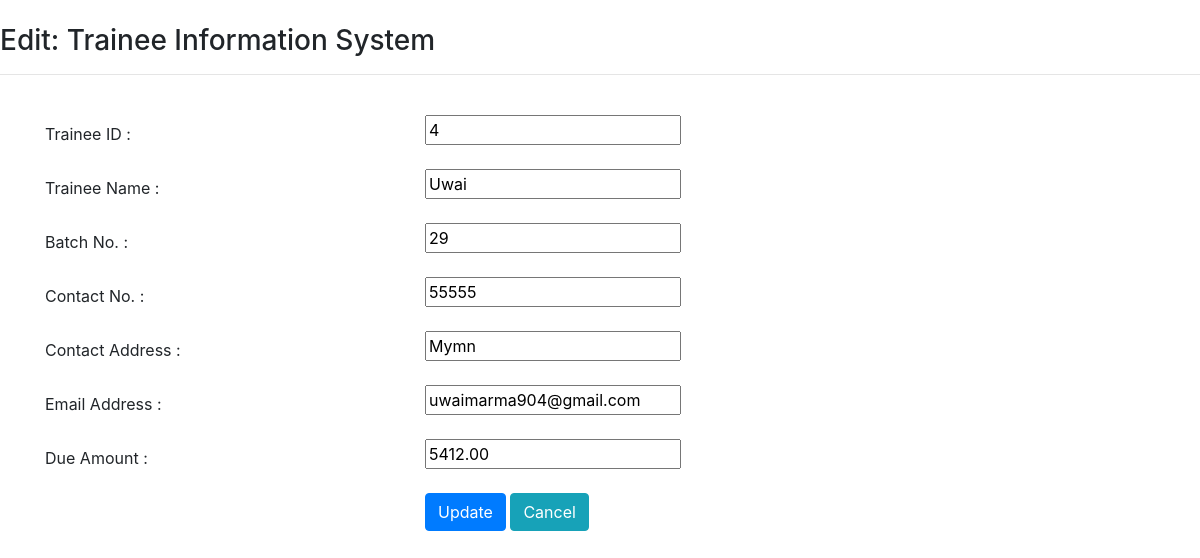
The page /editRecord/4 on the database its author committed.
### App01/models.py (models this page shows)
class Trainee(models.Model):
    TraineeID = models.AutoField(primary_key=True)
    Name = models.CharField(max_length=30)
    BatchNo = models.CharField(max_length=15)
    ContactNo = models.CharField(max_length=15)
    ContactAddress = models.CharField(max_length=100)
    EmailAddress = models.EmailField()
    DueAmount = models.DecimalField(max_digits=10, decimal_places=2, default=Decimal(0.0))
    class Meta:
        db_table = "Trainee"

### App01/views.py (the view)
# urls.py: path('editRecord/<int:id>', views.editRecord),
def editRecord(request, id):
    trainee = Trainee.objects.get(TraineeID=id)
    return render(request, 'edit.html', {'trainee':trainee})

### App01/templates/edit.html (shortened to what this page needs)
<!DOCTYPE html>
<html lang="en">
<head>
    <link rel="stylesheet" href="https://cdn.jsdelivr.net/npm/bootstrap@4.0.0/dist/css/bootstrap.min.css">
</head>
<body>
    <br>
    <h3>Edit: Trainee Information System</h3>
    <hr><br>
    <form action="/updateRecord/{{trainee.TraineeID}}" method="post" class="post-form">
        <div class="container">
            <div class="form-group row">
                <label class="col-sm-4 col-form-label">Trainee ID :</label>
                <div class="col-sm-4">
                    <input type="text" name="TraineeID" id="id_TraineeID" readonly value="{{trainee.TraineeID}}"/>
                </div>
            </div>
            <div class="form-group row">
                <label class="col-sm-4 col-form-label">Trainee Name :</label>
                <div class="col-sm-4">
                    <input type="text" name="Name" id="id_Name" value="{{trainee.Name}}"/>
                </div>
            </div>
            <div class="form-group row">
                <label class="col-sm-4 col-form-label">Batch No. :</label>
                <div class="col-sm-4">
                    <input type="text" name="BatchNo" id="id_BatchNo" value="{{trainee.BatchNo}}"/>
                </div>
            </div>
            <div class="form-group row">
                <label class="col-sm-4 col-form-label">Contact No. :</label>
                <div class="col-sm-4">
                    <input type="text" name="ContactNo" id="id_ContactNo" value="{{trainee.ContactNo}}"/>
                </div>
            </div>
            <div class="form-group row">
                <label class="col-sm-4 col-form-label">Contact Address :</label>
                <div class="col-sm-4">
                    <input type="text" name="ContactAddress" id="id_ContactAddress" value="{{trainee.ContactAddress}}"/>
                </div>
            </div>
            <div class="form-group row">
                <label class="col-sm-4 col-form-label">Email Address :</label>
                <div class="col-sm-4">
                    <input type="text" name="EmailAddress" id="id_EmailAddress" value="{{trainee.EmailAddress}}"/>
                </div>
            </div>
            <div class="form-group row">
                <label class="col-sm-4 col-form-label">Due Amount :</label>
                <div class="col-sm-4">
                    <input type="text" name="DueAmount" id="id_DueAmount" value="{{trainee.DueAmount}}"/>
                </div>
            </div>
            <div class="form-group row">
                <label class="col-sm-4 col-form-label"></label>
                <div class="col-sm-4">
                    <button type="submit" class="btn btn-primary">Update</button>
                    <a href="/" class="btn btn-info">Cancel</a>
                </div>
            </div>
        </div>
    </form>
</body>
</html>

### rows shown on the page
Trainee: TraineeID "4", Name "Uwai", BatchNo "29", ContactNo "55555", ContactAddress "Mymn", EmailAddress "uwaimarma904@gmail.com", DueAmount "5412.00"
